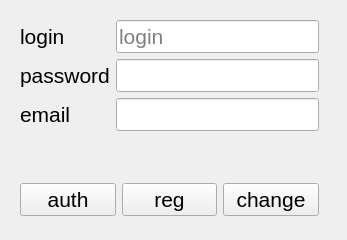
<?xml version="1.0" encoding="UTF-8"?>
<ui version="4.0">
 <class>AuthForm</class>
 <widget class="QWidget" name="AuthForm">
  <property name="geometry">
   <rect>
    <x>0</x>
    <y>0</y>
    <width>347</width>
    <height>240</height>
   </rect>
  </property>
  <property name="font">
   <font>
    <pointsize>16</pointsize>
   </font>
  </property>
  <property name="windowTitle">
   <string>Form</string>
  </property>
  <widget class="QWidget" name="">
   <property name="geometry">
    <rect>
     <x>20</x>
     <y>20</y>
     <width>299</width>
     <height>196</height>
    </rect>
   </property>
   <layout class="QVBoxLayout" name="verticalLayout">
    <item>
     <layout class="QFormLayout" name="formLayout">
      <item row="0" column="0">
       <widget class="QLabel" name="label_log">
        <property name="text">
         <string>login</string>
        </property>
       </widget>
      </item>
      <item row="1" column="0">
       <widget class="QLabel" name="label_pas">
        <property name="text">
         <string>password</string>
        </property>
       </widget>
      </item>
      <item row="2" column="0">
       <widget class="QLabel" name="label_email">
        <property name="text">
         <string>email</string>
        </property>
       </widget>
      </item>
      <item row="0" column="1">
       <widget class="QLineEdit" name="lineEdit_log">
        <property name="placeholderText">
         <string>login</string>
        </property>
       </widget>
      </item>
      <item row="1" column="1">
       <widget class="QLineEdit" name="lineEdit_pas"/>
      </item>
      <item row="2" column="1">
       <widget class="QLineEdit" name="lineEdit_email"/>
      </item>
     </layout>
    </item>
    <item>
     <spacer name="verticalSpacer">
      <property name="orientation">
       <enum>Qt::Vertical</enum>
      </property>
      <property name="sizeHint" stdset="0">
       <size>
        <width>20</width>
        <height>40</height>
       </size>
      </property>
     </spacer>
    </item>
    <item>
     <layout class="QHBoxLayout" name="horizontalLayout">
      <item>
       <widget class="QPushButton" name="pushButton_auth">
        <property name="text">
         <string>auth</string>
        </property>
       </widget>
      </item>
      <item>
       <widget class="QPushButton" name="pushButton_reg">
        <property name="text">
         <string>reg</string>
        </property>
       </widget>
      </item>
      <item>
       <widget class="QPushButton" name="pushButton_change">
        <property name="text">
         <string>change</string>
        </property>
       </widget>
      </item>
     </layout>
    </item>
   </layout>
  </widget>
 </widget>
 <resources/>
 <connections/>
</ui>
